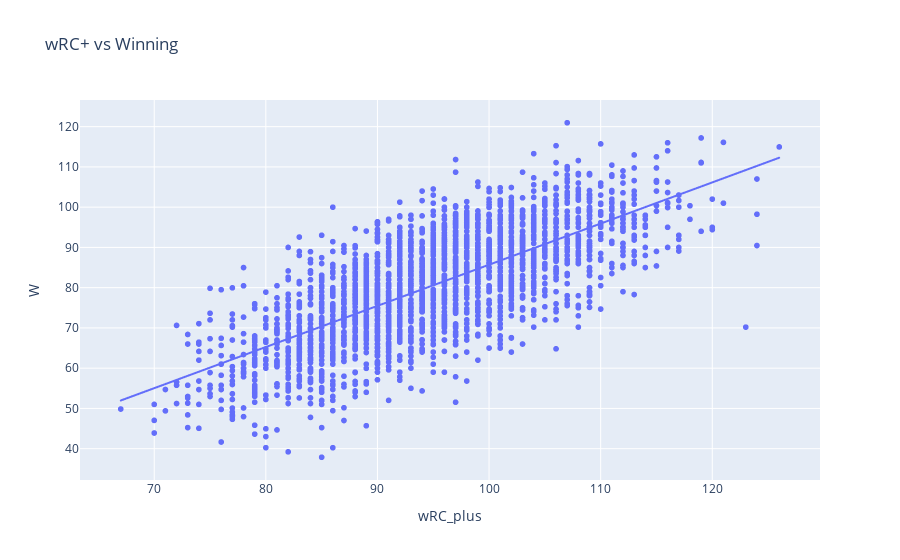

This figure's notebook cell:
### Code cell
px.scatter(team_data, 'wRC_plus', 'W', hover_data = ['Team'], trendline='ols', title='wRC+ vs Winning')

### Figure 1 — Plotly figure (JSON) as saved in the notebook; plotly's stock layout.template omitted (floating-point values rounded to 4 significant figures; data arrays with more than 128 entries replaced by an {"elided": "..."} marker saying what was removed)
{"data": [{"customdata": {"elided": "2640x1 str values"}, "hovertemplate": "wRC_plus=%{x}<br>W=%{y}<br>Team=%{customdata[0]}<extra></extra>", "legendgroup": "", "marker": {"color": "#636efa", "symbol": "circle"}, "mode": "markers", "name": "", "showlegend": false, "type": "scattergl", "x": {"elided": "2640 int values"}, "xaxis": "x", "y": {"elided": "2640 float values"}, "yaxis": "y"}, {"hovertemplate": "<b>OLS trendline</b><br>W = 1.0224 * wRC_plus + -16.5345<br>R<sup>2</sup>=0.518186<br><br>wRC_plus=%{x}<br>W=%{y} <b>(trend)</b><extra></extra>", "legendgroup": "", "marker": {"color": "#636efa", "symbol": "circle"}, "mode": "lines", "name": "", "showlegend": false, "type": "scattergl", "x": {"elided": "2640 int values"}, "xaxis": "x", "y": {"elided": "2640 float values"}, "yaxis": "y"}], "layout": {"legend": {"tracegroupgap": 0}, "title": {"text": "wRC+ vs Winning"}, "xaxis": {"anchor": "y", "domain": [0, 1], "title": {"text": "wRC_plus"}}, "yaxis": {"anchor": "x", "domain": [0, 1], "title": {"text": "W"}}}}
